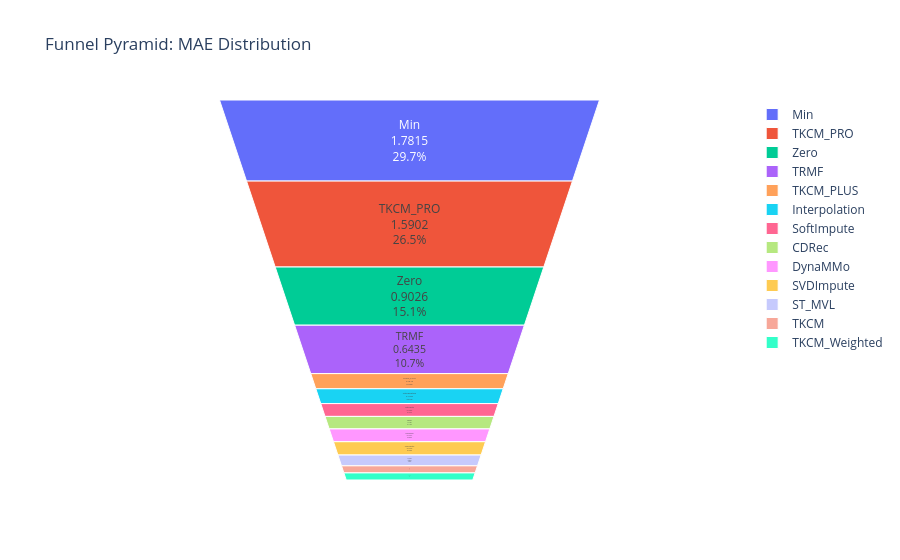

Notebook cell for this chart:
### Code cell
#🔻 Funnel Pyramid (Descending MAE)

import plotly.graph_objects as go

# Sort by MAE descending
sorted_df = results_df.sort_values(by="MAE", ascending=False)

# Make sure MAE is numeric
sorted_df["MAE"] = pd.to_numeric(sorted_df["MAE"], errors="coerce")

# Create Funnelarea chart
fig = go.Figure(go.Funnelarea(
    labels=sorted_df["Method"],
    values=sorted_df["MAE"],
    textinfo="label+value+percent"  # ✅ valid format
))

fig.update_layout(title="Funnel Pyramid: MAE Distribution")
fig.show()

### Figure 1 — Plotly figure (JSON) as saved in the notebook; plotly's stock layout.template omitted (floating-point values rounded to 4 significant figures)
{"data": [{"labels": ["Min", "TKCM_PRO", "Zero", "TRMF", "TKCM_PLUS", "Interpolation", "SoftImpute", "CDRec", "DynaMMo", "SVDImpute", "ST_MVL", "TKCM", "TKCM_Weighted"], "textinfo": "label+value+percent", "type": "funnelarea", "values": [1.782, 1.59, 0.9026, 0.6435, 0.1816, 0.1684, 0.1383, 0.128, 0.1247, 0.1225, 0.0937, 0.0589, 0.057]}], "layout": {"title": {"text": "Funnel Pyramid: MAE Distribution"}}}
